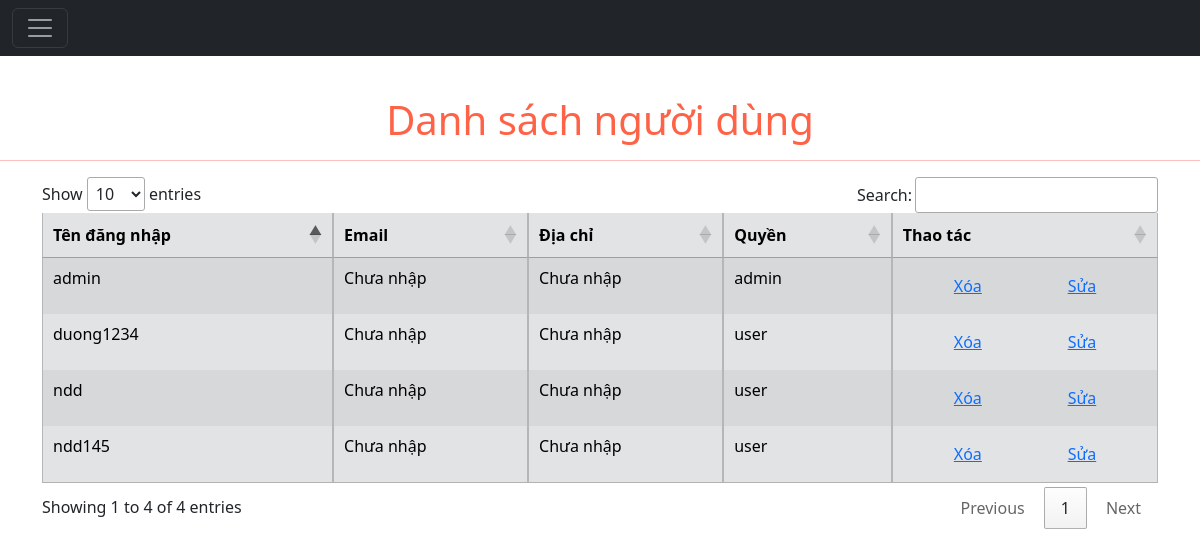
The app's page /admin/Pages/ListUsers.php with its own data.
### tables this page shows
CREATE TABLE `users` (
  `name` varchar(25) NOT NULL,
  `pass` varchar(255) NOT NULL,
  `email` varchar(255) DEFAULT NULL,
  `address` varchar(200) DEFAULT NULL,
  `role` tinyint(1) NOT NULL DEFAULT 0
);

### admin/Includes/linkAdmin.php (called while the page is built, shortened)
<?php
$linkBE = "../Includes/BE/";
?>

### admin/Pages/ListUsers.php (the view, shortened to what this page needs)
<!doctype html>
<html lang="en" >
  <head>
  </head>
  <body>
  <?php
  include("./MenuAdmin.php");
  ?>
  <div class="content">
    <h1 style="text-align: center; padding-top:40px;color:tomato">Danh sách người dùng</h1>
    <hr style="color:red">
    <?php
    $sql =  "SELECT * FROM users";
    $result = $connect->query($sql);
    $ListUsers = [];
    while($row =  mysqli_fetch_array($result,MYSQLI_ASSOC)){
            $ListUsers[] = array(
                'name' => $row['name'],
                'address' => $row['address'],
                'role' => $row['role'],
            );
    }
    ?>
    <div class="container">
    <table id="danhsach" class = "table table-striped table-hover table-secondary table-bordered table-hover">
      <thead>
        <tr>
          <th>Tên đăng nhập</th>
          <th>Email</th>
          <th>Địa chỉ</th>
          <th>Quyền</th>
          <th>Thao tác</th>
        </tr>
      </thead>
      <tbody>
        <?php
          foreach($ListUsers as $user): ?>
            <tr>
              <td><?= $user['name'] ?></td>
              <td><?= ($user['address'] == NULL? 'Chưa nhập' : 'Đã nhập') ?></td>
              <td><?= ($user['address'] == NULL? 'Chưa nhập' : $user['address']) ?></td>
              <td><?= ($user['role'] ? 'admin' : 'user') ?></td>
              <td>
                <div class="container text-center">
                  <div class="row gx-2">
                    <div class="col">
                    <div class="p-2"><a href=<?=$linkBE."DeleteSQL.php?key=name&table=users&datakey=".$user['name']?>>Xóa</a></div>
                    </div>
                    <div class="col">
                    <div class="p-2"><a href="">Sửa</a></div>
                    </div>
                  </div>
                </div>
              </td>
            </tr>
          <?php endforeach;
        ?>
      </tbody>
    </table>
  </div>
</div>
</body>
</html>

### records on screen
users: name "admin", shows "Chưa nhập", role "admin"
users: name "duong1234", shows "Chưa nhập", role "user"
users: name "ndd", shows "Chưa nhập", role "user"
users: name "ndd145", shows "Chưa nhập", role "user"
